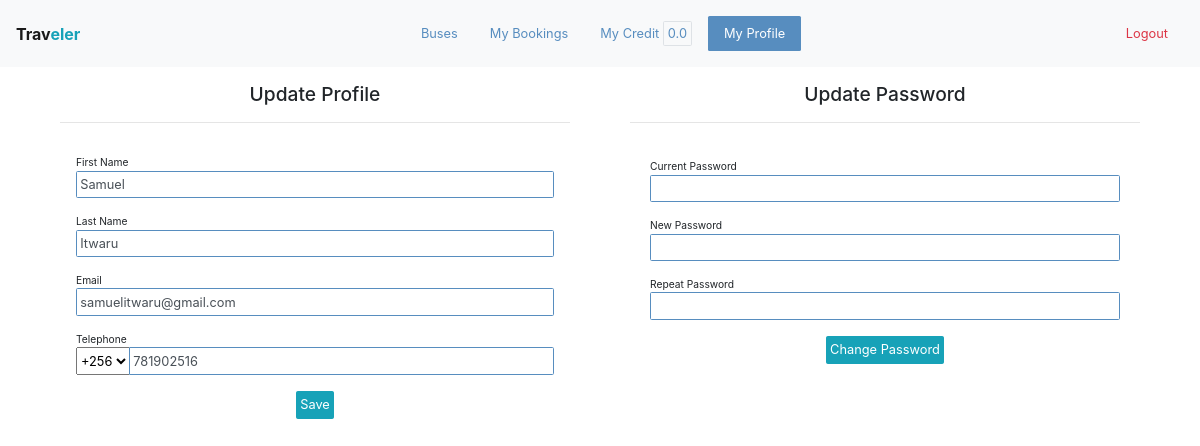
/profile/passenger (signed in), run on the app's committed database.
### app/models/models.py (models this page shows, shortened)
class Profile(db.Model):
    id = db.Column(db.Integer, primary_key=True)
    first_name = db.Column(db.String(64), nullable=False)
    last_name = db.Column(db.String(64), nullable=False)
    email = db.Column(db.String(64), unique=True, nullable=False)
    telephone = db.Column(db.String(16), nullable=False)
    email_valid = db.Column(db.Boolean, default=False)
    telephone_valid = db.Column(db.Boolean, default=False)
    credit = db.Column(db.Float, default=0.0)
    is_admin = db.Column(db.Boolean())
    is_manager = db.Column(db.Boolean())
    is_cashier = db.Column(db.Boolean())
    is_passenger = db.Column(db.Boolean())
    branch_id = db.Column(db.Integer, db.ForeignKey("branch.id"))
    user_id = db.Column(db.Integer, db.ForeignKey("user.id", ondelete="CASCADE"), nullable=False)
    payments = db.relationship("Payment", backref="profile")

### app/WEB/views/profile.py (the view, shortened to what this page needs)
@profile_bp.route("/passenger", methods=["GET", "POST"])
@login_required
def update_profile():
	user = current_user
	profile = user.profile
	if profile:
		code, telephone = split_telephone(profile.telephone)
		profile.telephone = telephone
		profile.telephone_code = code
	update_profile_form = UpdateProfileForm(obj=user.profile)
	update_user_password_form = UpdateUserPasswordForm(current_user=user)
	return render_template('profile/passenger-profile.html', update_user_password_form=update_user_password_form, update_profile_form=update_profile_form)

### app/WEB/forms/profile.py
class UpdateProfileForm(FlaskForm):
    id = IntegerField(validators=[DataRequired()], widget=HiddenInput())
    first_name = StringField("First Name", validators=[DataRequired()])
    last_name = StringField("Last Name", validators=[DataRequired()])
    email = StringField("Email", validators=[DataRequired(), unique_update_email])
    telephone_code = SelectField(choices=telephone_code_choices)
    telephone = StringField("Telephone", validators=[DataRequired(), validate_telephone, unique_update_telephone])
    submit = SubmitField('Save')
    def __init__(self, *args, **kwargs):
        super().__init__(*args, **kwargs)
    def validate_telephone(form, field):
        telephone_code = form.data.get("telephone_code")
        telephone = field.data
        if not (telephone_code and telephone):
            raise ValidationError(f"Invalid Telephone.")

### app/WEB/forms/user.py (shortened to what this page needs)
class UpdateUserPasswordForm(FlaskForm):
    current_password = PasswordField("Current Password", validators=[DataRequired()])
    new_password = PasswordField("New Password", validators=[DataRequired()])
    repeat_password = PasswordField("Repeat Password", validators=[EqualTo('new_password', message="Passwords do not match.")])
    def __init__(self, current_user=None, *args, **kwargs):
        super().__init__(*args, **kwargs)
        self.user = current_user

### app/WEB/context_processors.py (called while the page is built)
@app.context_processor
def application():
	return  {
		"HOST": app.config.get("HOST_ADDRESS")
	}

@app.context_processor
def company():
	context = dict()
	if current_user.is_authenticated:
		context["profile"] = current_user.profile
		branch = current_user.profile.branch
		if branch:
			context["branch"] = branch
			context["company"] = branch.company
	return context

### app/setup.py (called while the page is built)
@login_manager.user_loader
def load_user(user_id):
	return User.query.get(user_id)

### app/utils.py (called while the page is built)
def split_telephone(telephone, splitter="-"):
	return telephone.split(splitter)

### app/templates/profile/passenger-profile.html
{% extends 'index/passenger-base.html' %}
{% block profile_active %}active{% endblock %}
{% block content %}
	<div class="container">
		<div class="row">
			<div class="col-md-6">
				{% include 'profile/update-profile-form.html' %}
			</div>
			<div class="col-md-6">
				{% include 'user/update-user-password-form.html' %}
			</div>
		</div>
	</div>
{% endblock %}

### app/templates/index/passenger-base.html (shortened to what this page needs)
{% extends 'base.html' %}
{% block body %}
	<body>
		<nav class="navbar navbar-expand-lg navbar-light bg-light d-flex">
			<strong class="navbar-brand flex-fill">Trav<span class="text-info">eler</span></strong>
			<div class="collapse navbar-collapse" id="navbarText">
				<ul class="nav nav-pills mr-auto">
					<li class="nav-item">
						<a class="nav-link {% block buses_active %}{% endblock %}" href="{{ url_for('bus.search_buses') }}">Buses</a>
					</li>
					<li class="nav-item">
						<a class="nav-link {% block bookings_active %}{% endblock %}" href="{{ url_for('booking.get_passenger_bookings') }}">My Bookings</a>
					</li>
					<li class="nav-item">
						<a class="nav-link {% block credit_active %}{% endblock %}" href="{{url_for('profile.get_profile_credit')}}">My Credit <span class="p-1 border rounded badge-white">{{profile.credit}}</span></a>
					</li>
					<li class="nav-item">
						<a class="nav-link {% block profile_active %}{% endblock %}" href="{{ url_for('profile.update_profile') }}">My Profile</a>
					</li>
				</ul>
				<span class="navbar-text">
					<a class="nav-link text-danger" href="{{ url_for('index.logout') }}">Logout</a>
			    </span>
			</div>
		</nav>
		{% block content %}
		{% endblock %}
	</body>
{% endblock %}

### app/templates/base.html (shortened to what this page needs)
<html>
	<head>
		<link rel="stylesheet" type="text/css" href="{{ url_for('static', filename='css/bootstrap.min.css') }}">
		<link rel="stylesheet" type="text/css" href="{{ url_for('static', filename='css/cropper.min.css') }}">
		<link rel="stylesheet" type="text/css" href="{{ url_for('static', filename='css/tempusdominus-bootstrap-4.min.css') }}">
		<link rel="stylesheet" type="text/css" href="{{ url_for('static', filename='css/style.css') }}">
		<link rel="stylesheet" type="text/css" href="{{ url_for('static', filename='css/font-awesome.min.css') }}">
	</head>
	<body>
		{% block body %}
		{% endblock %}
	</body>
</html>

### app/templates/profile/update-profile-form.html (shortened to what this page needs)
{% from 'helpers.html' import render_string_field, render_telephone_field %}
<div class="login-content">
	<form class="d-inline" method="POST" action="">
		<h4 class="text-center">Update Profile</h4>
    	<hr>
	    <div class="modal-body">
	        {{ render_string_field(update_profile_form.first_name) }}
	        {{ render_string_field(update_profile_form.last_name) }}
	        {{ render_string_field(update_profile_form.email) }}
	        {{ render_telephone_field(update_profile_form.telephone, code_field=update_profile_form.telephone_code) }}
	    	<div align="center">
	    		{{update_profile_form.submit(class="btn btn-info")}}
	    	</div>
	    </div>
	</form>
</div>

### app/templates/helpers.html (shortened to what this page needs)
{% macro render_string_field(field) %}
	<div class='form-group'>
		<small>{{field.label.text}}</small>
		{% if field.errors %}
			{{ field(class="form-control is-invalid", **kwargs)|safe }}
			<div class="invalid-feedback">
				{% for error in field.errors %}
					{{ error }}
				{% endfor %}
			</div>
		{% else %}
		{{ field(class="form-control", **kwargs)|safe }}
		{% endif %}
	</div>
{% endmacro %}
{% macro render_telephone_field(field, code_field=None) %}
<div class="form-group">
	<small>{{field.label.text}}</small>
	{% if field.errors %}
		{{ field(class="form-control is-invalid", **kwargs)|safe }}
		<div class="invalid-feedback">
			{% for error in field.errors %}
				{{ error }}
			{% endfor %}
		</div>
	{% else %}
	{% if code_field %}
	<div class="input-group">
		<div class="input-group-prepend">
          	{{ code_field }}
        </div>
        {% endif %}
		{{ field(class="form-control", type="number", min="1", max="999999999", **kwargs)|safe }}
		{% endif %}
	</div>
</div>
{% endmacro %}

### app/templates/user/update-user-password-form.html (shortened to what this page needs)
{% from 'helpers.html' import render_string_field %}
<div class="login-content">
    <form method="POST" action="{{ url_for('user.update_user_password') }}">
    	<h4 class="text-center">Update Password</h4>
    	<hr>
		<div class="card-body bg-white">
			{{ render_string_field(update_user_password_form.current_password) }}
			{{ render_string_field(update_user_password_form.new_password) }}
			{{ render_string_field(update_user_password_form.repeat_password) }}
		    <div align="center" class="border-0">
				<button class="btn btn-info">Change Password</button>
			</div>
		</div>
	</form>
</div>

### app/static/css/style.css (style rules this page uses)
.login-content { max-width: 510px; margin: 2vh auto; }

### data on the page
Profile: credit "0.0", first_name "Samuel", last_name "Itwaru", email "samuelitwaru@gmail.com", telephone "781902516"

### other printed values
{{ field.label.text }} "First Name Last Name Email Current Password New Password Repeat Password"
{{ field.label.text }} "Telephone"
